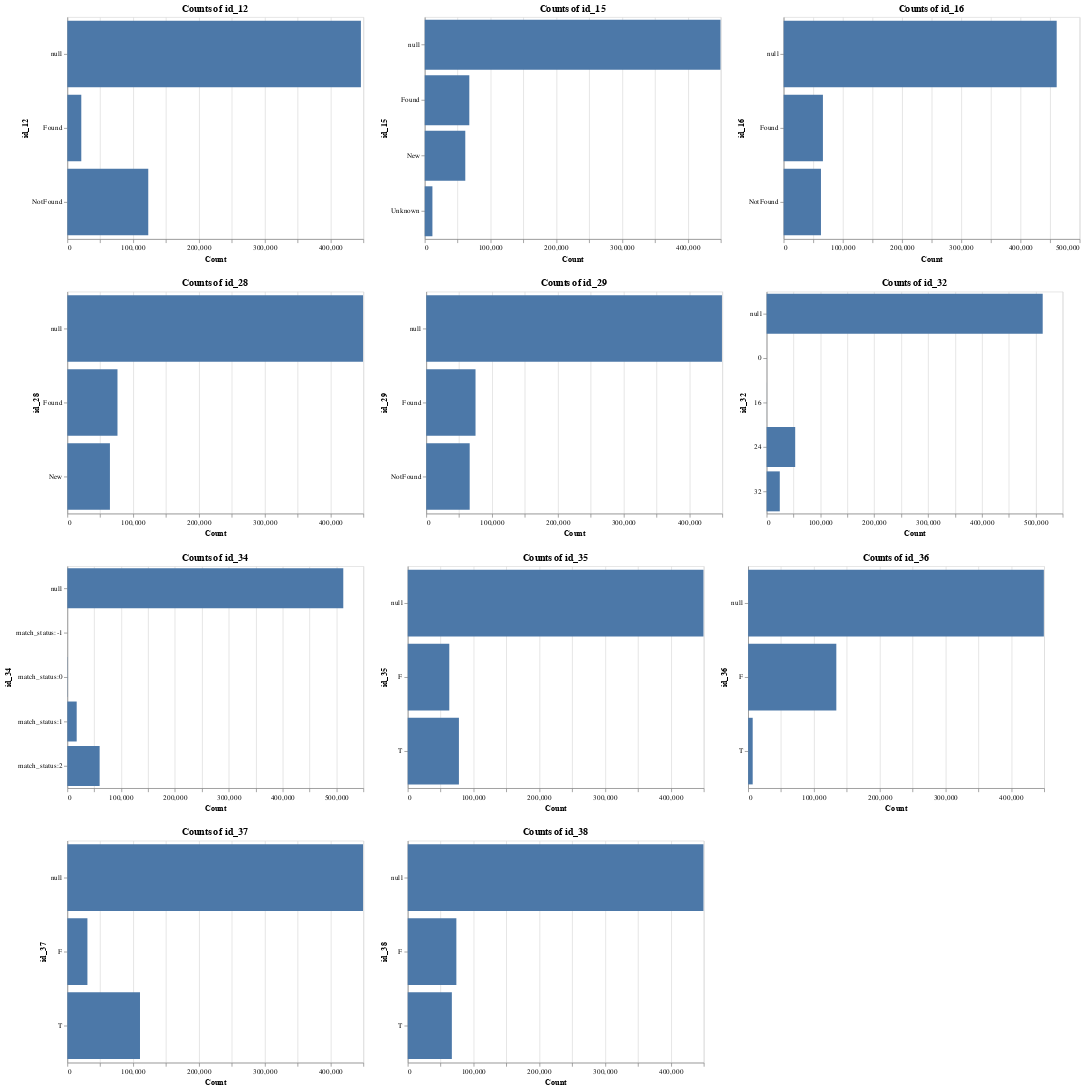

Write notebook code for a chart like this one.
### Markdown cell above
#### id_12 --> id_38 : all categorical

### Code cell
charts = {}

for i in ['id_12', 'id_15', 'id_16', 'id_28', 'id_29', 'id_30', 'id_31', 'id_32', 'id_33', 'id_34', 'id_35', 'id_36', 'id_37', 'id_38']:
    chart = categorical_horizontal_histogram(X, i)
    charts[i] = chart   

(charts['id_12'] | charts['id_15'] | charts['id_16']) & (charts['id_28'] | charts['id_29'] | charts['id_32']) & (charts['id_34'] | charts['id_35'] | charts['id_36']) & (charts['id_37'] | charts['id_38'])

### Figure 1 — Vega-Lite specification as saved in the notebook (floating-point values rounded to 4 significant figures)
{"$schema": "https://vega.github.io/schema/vega-lite/v3.3.0.json", "config": {"mark": {"tooltip": null}, "view": {"height": 300, "width": 400}}, "datasets": {"data-04a7a5d5228fc3ccfb23d3011f71d088": [{"count": 512735, "id_34": null}, {"count": 60011, "id_34": "match_status:2"}, {"count": 17376, "id_34": "match_status:1"}, {"count": 415, "id_34": "match_status:0"}, {"count": 3, "id_34": "match_status:-1"}], "data-1928256bb7c7c8a890103251bfa3b597": [{"count": 512954, "id_32": null}, {"count": 53071, "id_32": 24}, {"count": 24428, "id_32": 32}, {"count": 81, "id_32": 16}, {"count": 6, "id_32": 0}], "data-592d65dd0791ccf1da921bb081b4e957": [{"count": 449555, "id_38": null}, {"count": 73922, "id_38": "F"}, {"count": 67063, "id_38": "T"}], "data-6ae9fd04d0b20a4b1150d885c7e614d7": [{"count": 449555, "id_15": null}, {"count": 67728, "id_15": "Found"}, {"count": 61612, "id_15": "New"}, {"count": 11645, "id_15": "Unknown"}], "data-7b2cf6d13b1ff29ce592a50c8574ee9a": [{"count": 446307, "id_12": null}, {"count": 123025, "id_12": "NotFound"}, {"count": 21208, "id_12": "Found"}], "data-8466aabebaf5926f1257fbdc5eb6b692": [{"count": 449562, "id_28": null}, {"count": 76232, "id_28": "Found"}, {"count": 64746, "id_28": "New"}], "data-bc7a2a20128627a4dfa261cdc35f00fc": [{"count": 449555, "id_37": null}, {"count": 110452, "id_37": "T"}, {"count": 30533, "id_37": "F"}], "data-d65b4492b47a36ae0190aaffa7c4e7e4": [{"count": 449555, "id_36": null}, {"count": 134066, "id_36": "F"}, {"count": 6919, "id_36": "T"}], "data-d8753e5d54942ca3b9397fa20755fac2": [{"count": 461200, "id_16": null}, {"count": 66324, "id_16": "Found"}, {"count": 63016, "id_16": "NotFound"}], "data-e28b0236e60583faa58de4d2d012c51c": [{"count": 449555, "id_35": null}, {"count": 77814, "id_35": "T"}, {"count": 63171, "id_35": "F"}], "data-e35001e9332e8a2b33201c6e7a117ec4": [{"count": 449562, "id_29": null}, {"count": 74926, "id_29": "Found"}, {"count": 66052, "id_29": "NotFound"}]}, "vconcat": [{"hconcat": [{"data": {"name": "data-7b2cf6d13b1ff29ce592a50c8574ee9a"}, "encoding": {"tooltip": [{"field": "id_12", "type": "nominal"}, {"field": "count", "type": "quantitative"}], "x": {"axis": {"title": "Count"}, "field": "count", "type": "quantitative"}, "y": {"axis": {"title": "id_12"}, "field": "id_12", "type": "nominal"}}, "mark": "bar", "title": "Counts of id_12", "width": 400}, {"data": {"name": "data-6ae9fd04d0b20a4b1150d885c7e614d7"}, "encoding": {"tooltip": [{"field": "id_15", "type": "nominal"}, {"field": "count", "type": "quantitative"}], "x": {"axis": {"title": "Count"}, "field": "count", "type": "quantitative"}, "y": {"axis": {"title": "id_15"}, "field": "id_15", "type": "nominal"}}, "mark": "bar", "title": "Counts of id_15", "width": 400}, {"data": {"name": "data-d8753e5d54942ca3b9397fa20755fac2"}, "encoding": {"tooltip": [{"field": "id_16", "type": "nominal"}, {"field": "count", "type": "quantitative"}], "x": {"axis": {"title": "Count"}, "field": "count", "type": "quantitative"}, "y": {"axis": {"title": "id_16"}, "field": "id_16", "type": "nominal"}}, "mark": "bar", "title": "Counts of id_16", "width": 400}]}, {"hconcat": [{"data": {"name": "data-8466aabebaf5926f1257fbdc5eb6b692"}, "encoding": {"tooltip": [{"field": "id_28", "type": "nominal"}, {"field": "count", "type": "quantitative"}], "x": {"axis": {"title": "Count"}, "field": "count", "type": "quantitative"}, "y": {"axis": {"title": "id_28"}, "field": "id_28", "type": "nominal"}}, "mark": "bar", "title": "Counts of id_28", "width": 400}, {"data": {"name": "data-e35001e9332e8a2b33201c6e7a117ec4"}, "encoding": {"tooltip": [{"field": "id_29", "type": "nominal"}, {"field": "count", "type": "quantitative"}], "x": {"axis": {"title": "Count"}, "field": "count", "type": "quantitative"}, "y": {"axis": {"title": "id_29"}, "field": "id_29", "type": "nominal"}}, "mark": "bar", "title": "Counts of id_29", "width": 400}, {"data": {"name": "data-1928256bb7c7c8a890103251bfa3b597"}, "encoding": {"tooltip": [{"field": "id_32", "type": "quantitative"}, {"field": "count", "type": "quantitative"}], "x": {"axis": {"title": "Count"}, "field": "count", "type": "quantitative"}, "y": {"axis": {"title": "id_32"}, "field": "id_32", "type": "nominal"}}, "mark": "bar", "title": "Counts of id_32", "width": 400}]}, {"hconcat": [{"data": {"name": "data-04a7a5d5228fc3ccfb23d3011f71d088"}, "encoding": {"tooltip": [{"field": "id_34", "type": "nominal"}, {"field": "count", "type": "quantitative"}], "x": {"axis": {"title": "Count"}, "field": "count", "type": "quantitative"}, "y": {"axis": {"title": "id_34"}, "field": "id_34", "type": "nominal"}}, "mark": "bar", "title": "Counts of id_34", "width": 400}, {"data": {"name": "data-e28b0236e60583faa58de4d2d012c51c"}, "encoding": {"tooltip": [{"field": "id_35", "type": "nominal"}, {"field": "count", "type": "quantitative"}], "x": {"axis": {"title": "Count"}, "field": "count", "type": "quantitative"}, "y": {"axis": {"title": "id_35"}, "field": "id_35", "type": "nominal"}}, "mark": "bar", "title": "Counts of id_35", "width": 400}, {"data": {"name": "data-d65b4492b47a36ae0190aaffa7c4e7e4"}, "encoding": {"tooltip": [{"field": "id_36", "type": "nominal"}, {"field": "count", "type": "quantitative"}], "x": {"axis": {"title": "Count"}, "field": "count", "type": "quantitative"}, "y": {"axis": {"title": "id_36"}, "field": "id_36", "type": "nominal"}}, "mark": "bar", "title": "Counts of id_36", "width": 400}]}, {"hconcat": [{"data": {"name": "data-bc7a2a20128627a4dfa261cdc35f00fc"}, "encoding": {"tooltip": [{"field": "id_37", "type": "nominal"}, {"field": "count", "type": "quantitative"}], "x": {"axis": {"title": "Count"}, "field": "count", "type": "quantitative"}, "y": {"axis": {"title": "id_37"}, "field": "id_37", "type": "nominal"}}, "mark": "bar", "title": "Counts of id_37", "width": 400}, {"data": {"name": "data-592d65dd0791ccf1da921bb081b4e957"}, "encoding": {"tooltip": [{"field": "id_38", "type": "nominal"}, {"field": "count", "type": "quantitative"}], "x": {"axis": {"title": "Count"}, "field": "count", "type": "quantitative"}, "y": {"axis": {"title": "id_38"}, "field": "id_38", "type": "nominal"}}, "mark": "bar", "title": "Counts of id_38", "width": 400}]}]}
